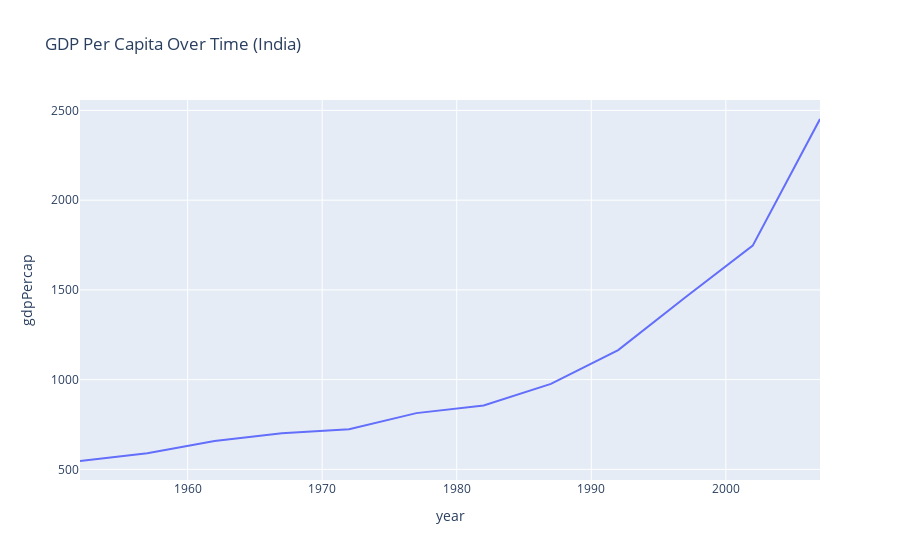

Notebook code for this chart:
### Code cell
df = px.data.gapminder().query("country=='India'")
fig = px.line(df, x="year", y="gdpPercap", title="GDP Per Capita Over Time (India)")
fig.show()

### Figure 1 — Plotly figure (JSON) as saved in the notebook; plotly's stock layout.template omitted (floating-point values rounded to 4 significant figures)
{"data": [{"hovertemplate": "year=%{x}<br>gdpPercap=%{y}<extra></extra>", "legendgroup": "", "line": {"color": "#636efa", "dash": "solid"}, "marker": {"symbol": "circle"}, "mode": "lines", "name": "", "orientation": "v", "showlegend": false, "type": "scatter", "x": [1952, 1957, 1962, 1967, 1972, 1977, 1982, 1987, 1992, 1997, 2002, 2007], "xaxis": "x", "y": [546.6, 590.1, 658.3, 700.8, 724.0, 813.3, 855.7, 976.5, 1164.0, 1459.0, 1747.0, 2452.0], "yaxis": "y"}], "layout": {"legend": {"tracegroupgap": 0}, "title": {"text": "GDP Per Capita Over Time (India)"}, "xaxis": {"anchor": "y", "domain": [0, 1], "title": {"text": "year"}}, "yaxis": {"anchor": "x", "domain": [0, 1], "title": {"text": "gdpPercap"}}}}
